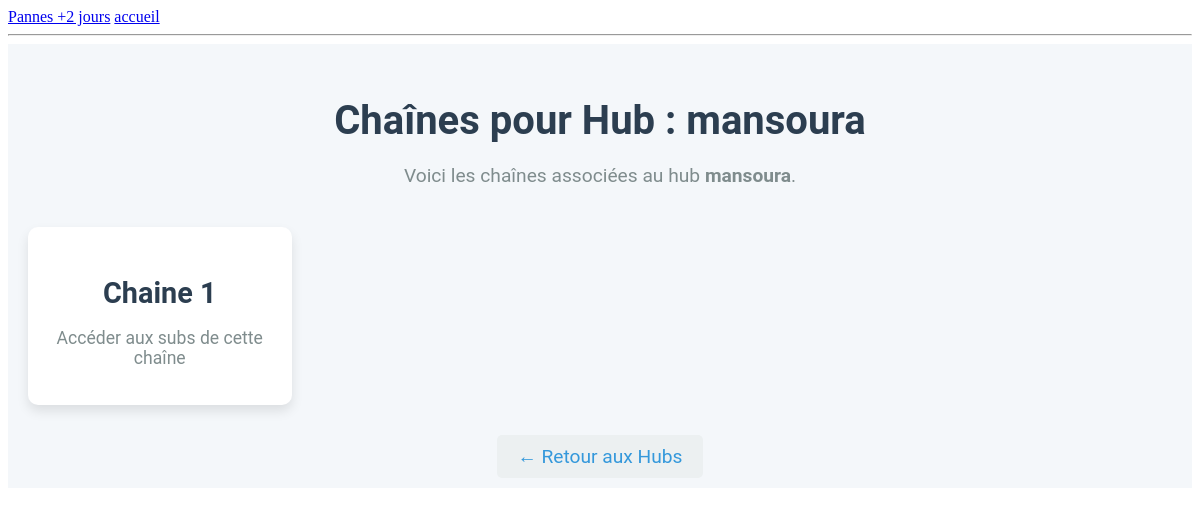
The page /hub/1/chaines/ on the database as committed earlier.
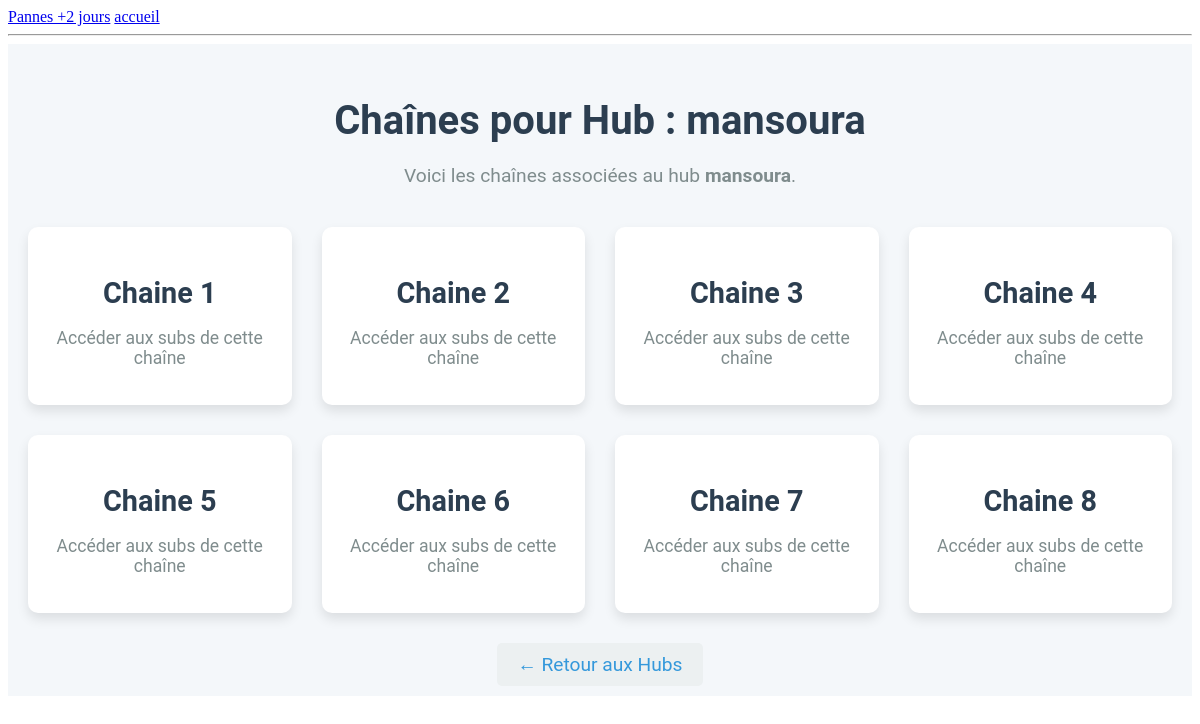
The same page on the database as committed later.
### airponFtth/models.py (models this page shows, shortened)
class Chaine(models.Model):
    hub = models.ForeignKey(Hub, on_delete=models.CASCADE, related_name='chaines')
    nom = models.CharField(max_length=100)

### airponFtth/views.py (the view)
# urls.py: path('hub/<int:hub_id>/chaines/', views.chaine_list, name='chaine_list'),
def chaine_list(request, hub_id):
    hub = get_object_or_404(Hub, id=hub_id)
    chaines = hub.chaines.all()
    return render(request, 'app/chaine_list.html', {'hub': hub, 'chaines': chaines})

### airponFtth/templates/app/chaine_list.html
{% extends 'base.html' %}
{% block content %}
<div class="container">
    <h2 class="page-title">Chaînes pour Hub : {{ hub.nom }}</h2>
    <p class="intro-text">Voici les chaînes associées au hub <strong>{{ hub.nom }}</strong>.</p>
    <div class="central-list">
        {% for chaine in chaines %}
        <div class="central-item">
            <a href="{% url 'sub_list' chaine.id %}" class="central-link">
                <div class="central-card">
                    <h3>{{ chaine.nom }}</h3>
                    <p>Accéder aux subs de cette chaîne</p>
                </div>
            </a>
        </div>
        {% empty %}
        <div class="no-central">Aucune chaîne disponible pour ce hub.</div>
        {% endfor %}
    </div>
    <div class="back-link">
        <a href="{% url 'hub_list' hub.central.id %}" class="back-btn">← Retour aux Hubs</a>
    </div>
</div>
{% endblock %}

Rows that differ between the two databases and show on the page:
added Chaine: nom "Chaine 2"
added Chaine: nom "Chaine 3"
added Chaine: nom "Chaine 4"
added Chaine: nom "Chaine 5"
added Chaine: nom "Chaine 6"
added Chaine: nom "Chaine 7"
added Chaine: nom "Chaine 8"
